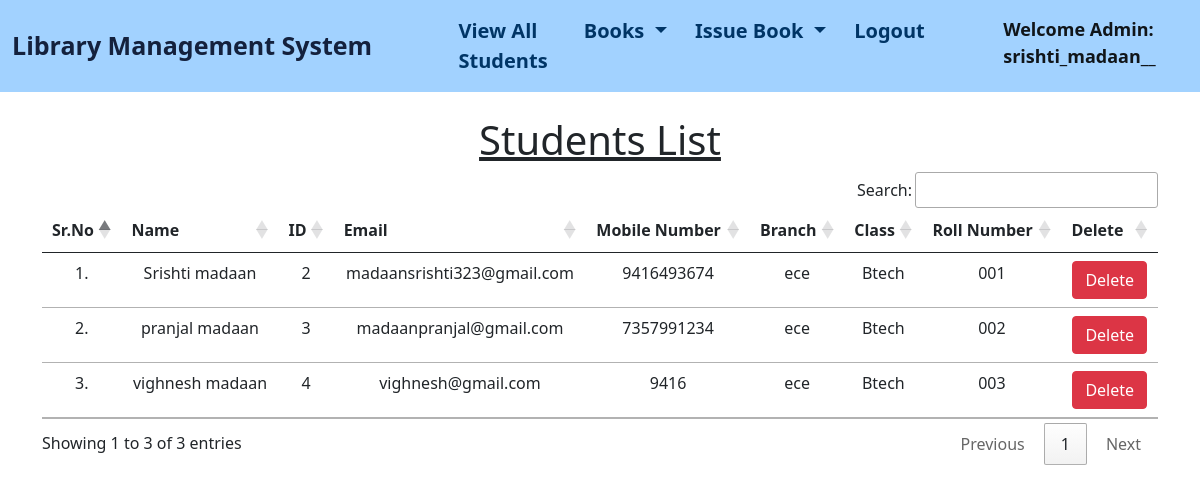
The app's page /view_students/ (signed in) with its own data.
### library1/models.py (models this page shows, shortened)
class Student(models.Model):
	user = models.OneToOneField(User,on_delete= models.CASCADE)
	classroom = models.CharField(max_length=10)
	branch = models.CharField(max_length=10)
	roll_no = models.CharField(max_length=3,blank = True)
	phone = models.CharField(max_length=10,blank = True)
	image = models.ImageField(upload_to="", blank = True)

### library1/views.py (the view)
# urls.py: path("view_students/", views.view_students, name="view_students"),
@login_required(login_url = '/admin_login')
def view_students(request):
    students = Student.objects.all()
    return render(request, "view_students.html", {'students':students})

### templates/view_students.html (shortened to what this page needs)
{% extends 'admin_navbar.html' %}
{% load static %}
{% block body %}
<div class="container mt-4">
    <h1 class="text-center"><u>Students List</u></h1>
    <table class="table table-hover" id="example">
        <thead>
            <tr class="text-center">
                <th>Sr.No</th>
                <th>Name</th>
                <th>ID</th>
                <th>Email</th>
                <th>Mobile Number</th>
                <th>Branch</th>
                <th>Class</th>
                <th>Roll Number</th>
                <th>Delete</th>
            </tr>
        </thead>
        <tbody>
            {% for student in students %}
            <tr class="text-center">
                <td>{{forloop.counter}}.</td>
                <td>{{student.user.get_full_name}}</td>
                <td>{{student.user.id}}</td>
                <td>{{student.user.email}}</td>
                <td>{{student.phone}}</td>
                <td>{{student.branch}}</td>
                <td>{{student.classroom}}</td>
                <td>{{student.roll_no}}</td>
                <td><a href="/delete_student/{{student.id}}/" class="btn btn-danger" onclick="return confirm('Are you sure you want to delete this student?')">Delete</a></td>
            </tr>
            {% endfor %}
        </tbody>
    </table>
    </div>
{% endblock %}

### templates/admin_navbar.html (shortened to what this page needs)
<!doctype html>
<html lang="en">
  <head>
    <link href="https://cdn.jsdelivr.net/npm/bootstrap@5.1.0/dist/css/bootstrap.min.css" rel="stylesheet">
    <link rel="stylesheet" href="https://cdn.datatables.net/1.10.25/css/jquery.dataTables.min.css">
    <link rel="stylesheet" href="https://cdn.datatables.net/buttons/1.7.1/css/buttons.dataTables.min.css">
  </head>
  <body>
    <nav class="navbar navbar-expand-lg navbar-light ">
        <div class="container-fluid">
          <a class="navbar-brand it1" href="#">Library Management System</a>
          <div class="collapse navbar-collapse" id="navbarSupportedContent">
            <ul class="navbar-nav me-auto mb-2 mb-lg-0">
              <li class="nav-item">
                <a class="nav-link active it" aria-current="page" href="/view_students/">View All Students</a>
              </li>
              <li class="nav-item dropdown">
                <a class="nav-link dropdown-toggle it" href="#" id="navbarDropdown" role="button" data-bs-toggle="dropdown" aria-expanded="false">
                  Books
                </a>
              </li>
              <li class="nav-item dropdown">
                <a class="nav-link dropdown-toggle it" href="#" id="navbarDropdown" role="button" data-bs-toggle="dropdown" aria-expanded="false">
                  Issue Book
                </a>
              </li>
              <li class="nav-item">
                <a class="nav-link active it" aria-current="page" href="/logout/">Logout</a>
              </li>
              <li class="nav-item">
                <a style="font-weight:600; font-family:'Segoe UI', Tahoma, Geneva, Verdana, sans-serif; font-size: large;" class="nav-link active" href="#">Welcome Admin: {{request.user}}</a>
              </li>
            </ul>
          </div>
        </div>
      </nav>
      {% block body %}
      {% endblock %}
  </body>
</html>

### templates/admin_navbar.html (style rules this page uses)
nav { background-color: #a2d2ff!important; }
.it { color: #003566!important; font-size:20px !important; font-weight: bold; }
.it1 { color:#14213d !important; font-weight: bold; font-size:25px; }

### records on screen
Student: user.get_full_name "Srishti madaan", user.id "2", user.email "madaansrishti323@gmail.com", phone "9416493674", branch "ece", classroom "Btech", roll_no "001"
Student: user.get_full_name "pranjal madaan", user.id "3", user.email "madaanpranjal@gmail.com", phone "7357991234", branch "ece", classroom "Btech", roll_no "002"
Student: user.get_full_name "vighnesh madaan", user.id "4", user.email "vighnesh@gmail.com", phone "9416", branch "ece", classroom "Btech", roll_no "003"

### other values on screen
{{ request.user }} "srishti_madaan__"
